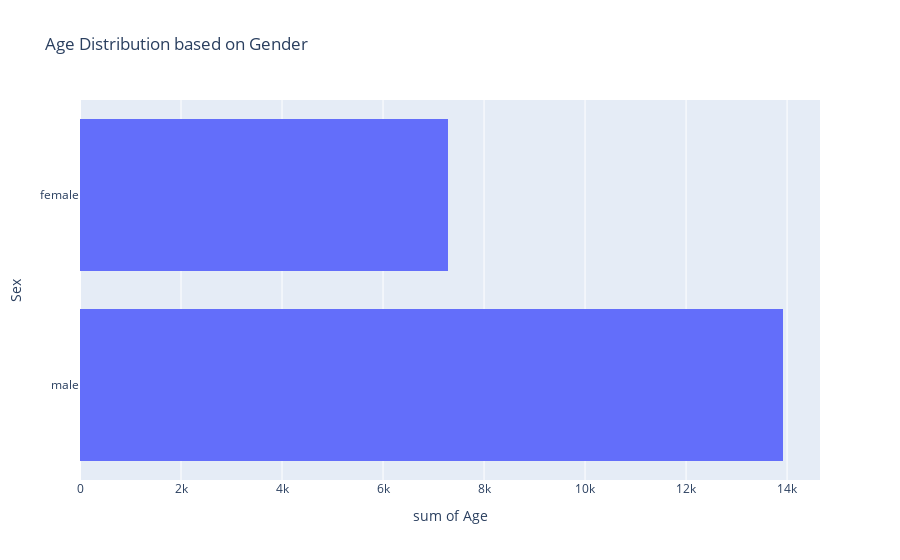

The notebook cell this image was saved under:
### Markdown cell above
## Age Distribution with Gender

### Code cell
fig = px.histogram(Titanic, x="Age",y="Sex", nbins=1, title='Age Distribution based on Gender')
fig.show()

### Figure 1 — Plotly figure (JSON) as saved in the notebook; plotly's stock layout.template omitted (floating-point values rounded to 4 significant figures; data arrays with more than 128 entries replaced by an {"elided": "..."} marker saying what was removed)
{"data": [{"alignmentgroup": "True", "bingroup": "y", "histfunc": "sum", "hovertemplate": "sum of Age=%{x}<br>Sex=%{y}<extra></extra>", "legendgroup": "", "marker": {"color": "#636efa"}, "name": "", "nbinsy": 1, "offsetgroup": "", "orientation": "h", "showlegend": false, "type": "histogram", "x": {"elided": "891 float values"}, "xaxis": "x", "y": {"elided": "891 str values"}, "yaxis": "y"}], "layout": {"barmode": "relative", "legend": {"tracegroupgap": 0}, "title": {"text": "Age Distribution based on Gender"}, "xaxis": {"anchor": "y", "domain": [0, 1], "title": {"text": "sum of Age"}}, "yaxis": {"anchor": "x", "domain": [0, 1], "title": {"text": "Sex"}}}}
